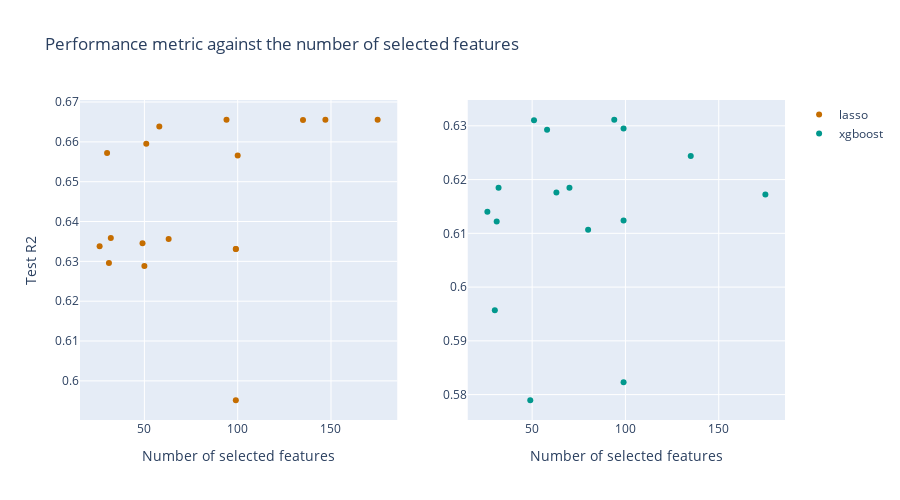

The cell this chart's notebook holds for it:
### Markdown cell above
#### Performance metric against the number of selected features

### Code cell
plot_outcomes(outcomes_lasso=outcomes_lasso, outcomes_xgboost=outcomes_xgboost, plot='metric_by_num_feats')

### Figure 1 — Plotly figure (JSON) as saved in the notebook; plotly's stock layout.template omitted (floating-point values rounded to 4 significant figures)
{"data": [{"hovertemplate": "test_r2 = %{y:.4f}<br>num_selected_features = %{x}<br>%{text}<br>", "marker": {"color": "#c56d00"}, "mode": "markers", "name": "lasso", "text": ["running_time = 664.631431<br>features_selection = Supervised selection (alpha=0.01)", "running_time = 778.253433<br>features_selection = No selection", "running_time = 77.230659<br>features_selection = Supervised selection (alpha=1)", "running_time = 394.838262<br>features_selection = Supervised selection (alpha=0.1)", "running_time = 762.531379<br>features_selection = RFECV", "running_time = 62643.367787<br>features_selection = Sequential (forward)", "running_time = 1734.867349<br>features_selection = RFE", "running_time = 867.69345<br>features_selection = Random selection", "running_time = 5.293609<br>features_selection = Supervised selection (alpha=10)", "running_time = 422.5901<br>features_selection = Correlation selection, then RFECV", "running_time = 18436.402431<br>features_selection = Correlation selection, then sequential (forward)", "running_time = 710.06738<br>features_selection = Correlation selection, then RFE", "running_time = 411.186833<br>features_selection = Correlation selection", "running_time = 560.095439<br>features_selection = Correlation selection, then supervised selection (alpha=0.001)", "running_time = 4.312686<br>features_selection = Correlation selection, then supervised selection (alpha=10)", "running_time = 471.438342<br>features_selection = Correlation selection, then random selection", "running_time = 579.702696<br>features_selection = Variance selection"], "type": "scatter", "x": [147, 175, 94, 135, 58, 51, 30, 100, 32, 63, 49, 26, 99, 99, 31, 50, 99], "xaxis": "x", "y": [0.6656, 0.6655, 0.6655, 0.6655, 0.6638, 0.6595, 0.6572, 0.6566, 0.6359, 0.6356, 0.6345, 0.6338, 0.6331, 0.6331, 0.6296, 0.6288, 0.5951], "yaxis": "y"}, {"hovertemplate": "test_r2 = %{y:.4f}<br>num_selected_features = %{x}<br>%{text}<br>", "marker": {"color": "#01988d"}, "mode": "markers", "name": "xgboost", "text": ["running_time = 64.28056<br>features_selection = Supervised selection (alpha=1)", "running_time = 62966.912289<br>features_selection = Sequential (forward)", "running_time = 60.241019<br>features_selection = Correlation selection", "running_time = 169.667866<br>features_selection = RFECV", "running_time = 105.497278<br>features_selection = Supervised selection (alpha=0.1)", "running_time = 31.639005<br>features_selection = Supervised selection (alpha=10)", "running_time = 64.433122<br>features_selection = Correlation selection, then random selection", "running_time = 86.477326<br>features_selection = Correlation selection, then RFECV", "running_time = 92.568473<br>features_selection = No selection", "running_time = 202.641066<br>features_selection = Correlation selection, then RFE", "running_time = 82.548453<br>features_selection = Correlation selection, then supervised selection (alpha=0.001)", "running_time = 36.977615<br>features_selection = Correlation selection, then supervised selection (alpha=10)", "running_time = 86.428753<br>features_selection = Random selection", "running_time = 1146.76449<br>features_selection = RFE", "running_time = 78.065536<br>features_selection = Variance selection", "running_time = 16301.83336<br>features_selection = Correlation selection, then sequential (forward)"], "type": "scatter", "x": [94, 51, 99, 58, 135, 32, 70, 63, 175, 26, 99, 31, 80, 30, 99, 49], "xaxis": "x2", "y": [0.6311, 0.631, 0.6295, 0.6293, 0.6244, 0.6185, 0.6185, 0.6176, 0.6172, 0.614, 0.6124, 0.6122, 0.6107, 0.5957, 0.5823, 0.5789], "yaxis": "y2"}], "layout": {"barmode": "group", "height": 500, "title": {"text": "Performance metric against the number of selected features"}, "width": 900, "xaxis": {"anchor": "y", "domain": [0, 0.45], "title": {"text": "Number of selected features"}}, "xaxis2": {"anchor": "y2", "domain": [0.55, 1], "title": {"text": "Number of selected features"}}, "yaxis": {"anchor": "x", "domain": [0, 1], "title": {"text": "Test R2"}}, "yaxis2": {"anchor": "x2", "domain": [0, 1], "title": {"text": ""}}}}
